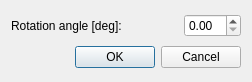
<?xml version="1.0" encoding="UTF-8"?>
<ui version="4.0">
 <class>RotateObject</class>
 <widget class="QDialog" name="RotateObject">
  <property name="geometry">
   <rect>
    <x>0</x>
    <y>0</y>
    <width>252</width>
    <height>82</height>
   </rect>
  </property>
  <property name="sizePolicy">
   <sizepolicy hsizetype="Minimum" vsizetype="Preferred">
    <horstretch>0</horstretch>
    <verstretch>0</verstretch>
   </sizepolicy>
  </property>
  <property name="windowTitle">
   <string>Rotate Feature</string>
  </property>
  <layout class="QGridLayout" name="gridLayout">
   <item row="0" column="0">
    <layout class="QHBoxLayout" name="horizontalLayout_2">
     <item>
      <widget class="QLabel" name="label">
       <property name="text">
        <string>Rotation angle [deg]: </string>
       </property>
      </widget>
     </item>
     <item>
      <spacer name="horizontalSpacer">
       <property name="orientation">
        <enum>Qt::Horizontal</enum>
       </property>
       <property name="sizeHint" stdset="0">
        <size>
         <width>40</width>
         <height>20</height>
        </size>
       </property>
      </spacer>
     </item>
     <item>
      <widget class="QDoubleSpinBox" name="rotationSpinBox"/>
     </item>
    </layout>
   </item>
   <item row="2" column="0">
    <widget class="QDialogButtonBox" name="buttonBox">
     <property name="standardButtons">
      <set>QDialogButtonBox::Cancel|QDialogButtonBox::Ok</set>
     </property>
    </widget>
   </item>
  </layout>
 </widget>
 <resources/>
 <connections>
  <connection>
   <sender>buttonBox</sender>
   <signal>rejected()</signal>
   <receiver>RotateObject</receiver>
   <slot>reject()</slot>
   <hints>
    <hint type="sourcelabel">
     <x>272</x>
     <y>383</y>
    </hint>
    <hint type="destinationlabel">
     <x>246</x>
     <y>279</y>
    </hint>
   </hints>
  </connection>
  <connection>
   <sender>buttonBox</sender>
   <signal>accepted()</signal>
   <receiver>RotateObject</receiver>
   <slot>accept()</slot>
   <hints>
    <hint type="sourcelabel">
     <x>341</x>
     <y>382</y>
    </hint>
    <hint type="destinationlabel">
     <x>335</x>
     <y>270</y>
    </hint>
   </hints>
  </connection>
 </connections>
</ui>
